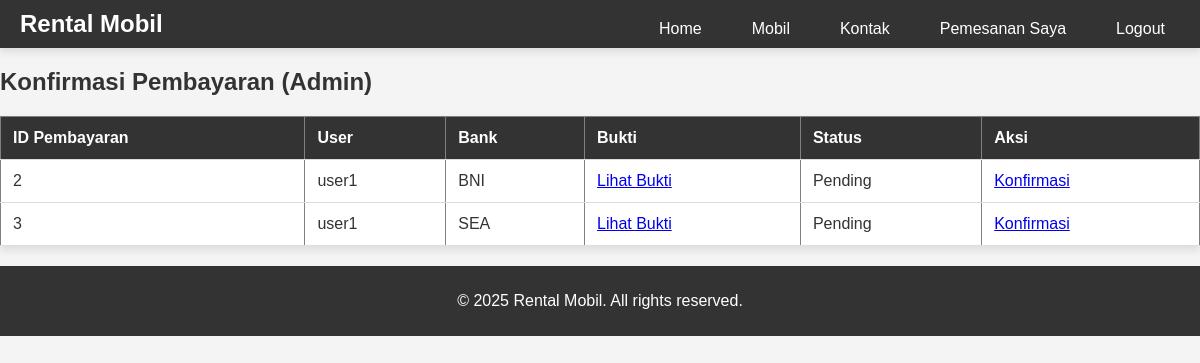
Screenshot of /admin_payments.php?car_id=1 (signed in) with the database file from the repository.
### tables this page shows
CREATE TABLE `payments` (
  `id` int(11) NOT NULL,
  `booking_id` int(11) NOT NULL,
  `user_id` int(11) NOT NULL,
  `bank_name` enum('BNI','BCA','SEA','DANA') NOT NULL,
  `proof_image` varchar(255) NOT NULL,
  `status` enum('Pending','Confirmed','Rejected') DEFAULT 'Pending',
  `created_at` timestamp NOT NULL DEFAULT current_timestamp()
);

CREATE TABLE `users` (
  `id` int(11) NOT NULL,
  `username` varchar(50) NOT NULL,
  `password` varchar(255) NOT NULL,
  `email` varchar(100) NOT NULL,
  `role` enum('admin','user') DEFAULT 'user'
);

### admin_payments.php (the view, shortened to what this page needs)
<?php
include 'includes/db.php';
include 'includes/header.php';
?>
<section>
    <h2>Konfirmasi Pembayaran (Admin)</h2>
    <table border="1">
        <tr>
            <th>ID Pembayaran</th>
            <th>User</th>
            <th>Bank</th>
            <th>Bukti</th>
            <th>Status</th>
            <th>Aksi</th>
        </tr>
        <?php
        $stmt = $pdo->query("SELECT payments.*, users.username FROM payments JOIN users ON payments.user_id = users.id");
        while ($payment = $stmt->fetch()): ?>
            <tr>
                <td><?= $payment['id'] ?></td>
                <td><?= $payment['username'] ?></td>
                <td><?= $payment['bank_name'] ?></td>
                <td><a href="<?= $payment['proof_image'] ?>" target="_blank">Lihat Bukti</a></td>
                <td><?= $payment['status'] ?></td>
                <td>
                    <?php if ($payment['status'] == 'Pending'): ?>
                        <a href="?confirm_payment=1&payment_id=<?= $payment['id'] ?>">Konfirmasi</a>
                    <?php else: ?>
                        Dikonfirmasi
                    <?php endif; ?>
                </td>
            </tr>
        <?php endwhile; ?>
    </table>
</section>
<?php include 'includes/footer.php'; ?>

### assets/css/style.css (style rules this page uses)
body { font-family: 'Arial', sans-serif; margin: 0; padding: 0; background-color: #f4f4f4; color: #333; }
table { width: 100%; border-collapse: collapse; margin: 20px 0; background-color: #fff; box-shadow: 0 4px 8px rgba(0, 0, 0, 0.1); }
table th, table td { padding: 12px; text-align: left; border-bottom: 1px solid #ddd; }
table th { background-color: #333; color: #fff; }

### rows the page displays
payments: id "2", user.username "user1", bank_name "BNI", status "Pending"
payments: id "3", user.username "user1", bank_name "SEA", status "Pending"
